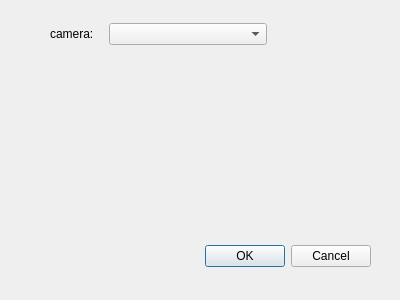
<?xml version="1.0" encoding="UTF-8"?>
<ui version="4.0">
 <class>CameraDevicesDialog</class>
 <widget class="QDialog" name="CameraDevicesDialog">
  <property name="geometry">
   <rect>
    <x>0</x>
    <y>0</y>
    <width>400</width>
    <height>300</height>
   </rect>
  </property>
  <property name="windowTitle">
   <string>Dialog</string>
  </property>
  <widget class="QDialogButtonBox" name="buttonBox">
   <property name="geometry">
    <rect>
     <x>30</x>
     <y>240</y>
     <width>341</width>
     <height>32</height>
    </rect>
   </property>
   <property name="orientation">
    <enum>Qt::Orientation::Horizontal</enum>
   </property>
   <property name="standardButtons">
    <set>QDialogButtonBox::StandardButton::Cancel|QDialogButtonBox::StandardButton::Ok</set>
   </property>
  </widget>
  <widget class="QWidget" name="">
   <property name="geometry">
    <rect>
     <x>50</x>
     <y>20</y>
     <width>217</width>
     <height>28</height>
    </rect>
   </property>
   <layout class="QHBoxLayout" name="horizontalLayout" stretch="1,3">
    <item>
     <widget class="QLabel" name="label">
      <property name="text">
       <string>camera:</string>
      </property>
     </widget>
    </item>
    <item>
     <widget class="QComboBox" name="comboBox"/>
    </item>
   </layout>
  </widget>
 </widget>
 <resources/>
 <connections>
  <connection>
   <sender>buttonBox</sender>
   <signal>accepted()</signal>
   <receiver>CameraDevicesDialog</receiver>
   <slot>accept()</slot>
   <hints>
    <hint type="sourcelabel">
     <x>248</x>
     <y>254</y>
    </hint>
    <hint type="destinationlabel">
     <x>157</x>
     <y>274</y>
    </hint>
   </hints>
  </connection>
  <connection>
   <sender>buttonBox</sender>
   <signal>rejected()</signal>
   <receiver>CameraDevicesDialog</receiver>
   <slot>reject()</slot>
   <hints>
    <hint type="sourcelabel">
     <x>316</x>
     <y>260</y>
    </hint>
    <hint type="destinationlabel">
     <x>286</x>
     <y>274</y>
    </hint>
   </hints>
  </connection>
 </connections>
</ui>
